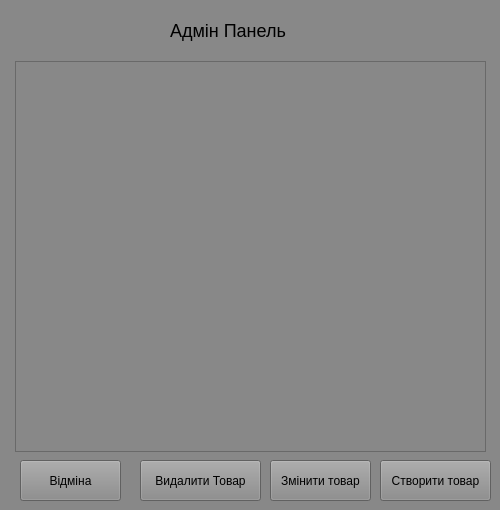
<?xml version="1.0" encoding="UTF-8"?>
<ui version="4.0">
 <class>AdminPanel</class>
 <widget class="QWidget" name="AdminPanel">
  <property name="geometry">
   <rect>
    <x>0</x>
    <y>0</y>
    <width>500</width>
    <height>510</height>
   </rect>
  </property>
  <property name="minimumSize">
   <size>
    <width>500</width>
    <height>510</height>
   </size>
  </property>
  <property name="maximumSize">
   <size>
    <width>500</width>
    <height>510</height>
   </size>
  </property>
  <property name="windowTitle">
   <string>Form</string>
  </property>
  <property name="styleSheet">
   <string notr="true">background-color: rgb(136, 136, 136);</string>
  </property>
  <widget class="QLabel" name="label">
   <property name="geometry">
    <rect>
     <x>170</x>
     <y>20</y>
     <width>131</width>
     <height>21</height>
    </rect>
   </property>
   <property name="styleSheet">
    <string notr="true">font-size: 18px;</string>
   </property>
   <property name="text">
    <string>Адмiн Панель</string>
   </property>
  </widget>
  <widget class="QListWidget" name="adminPanelListWidget">
   <property name="geometry">
    <rect>
     <x>15</x>
     <y>61</y>
     <width>471</width>
     <height>391</height>
    </rect>
   </property>
  </widget>
  <widget class="QPushButton" name="deleteItemAdminPanel">
   <property name="geometry">
    <rect>
     <x>140</x>
     <y>460</y>
     <width>121</width>
     <height>41</height>
    </rect>
   </property>
   <property name="text">
    <string>Видалити Товар</string>
   </property>
  </widget>
  <widget class="QPushButton" name="changeItemAdminPanel">
   <property name="geometry">
    <rect>
     <x>270</x>
     <y>460</y>
     <width>101</width>
     <height>41</height>
    </rect>
   </property>
   <property name="text">
    <string>Змiнити товар</string>
   </property>
  </widget>
  <widget class="QPushButton" name="createItemAdminPanel">
   <property name="geometry">
    <rect>
     <x>380</x>
     <y>460</y>
     <width>111</width>
     <height>41</height>
    </rect>
   </property>
   <property name="text">
    <string>Створити товар</string>
   </property>
  </widget>
  <widget class="QPushButton" name="cancel_btn">
   <property name="geometry">
    <rect>
     <x>20</x>
     <y>460</y>
     <width>101</width>
     <height>41</height>
    </rect>
   </property>
   <property name="text">
    <string>Вiдмiна</string>
   </property>
  </widget>
 </widget>
 <resources/>
 <connections/>
</ui>
